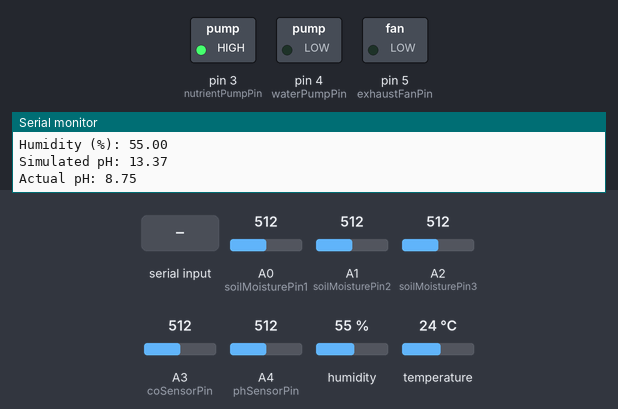
Bench run of a sketch on a simulated Arduino Uno, built with avr-gcc and run on an emulated ATmega328P. Shown: switched loads named in the sketch (green lamp = pin HIGH), the last lines printed to the serial monitor. The test bench sets the inputs (shaded band); at power-on: temperature 24 °C, A0 (soilMoisturePin1) = 512, A1 (soilMoisturePin2) = 512, A2 (soilMoisturePin3) = 512, A3 (coSensorPin) = 512, A4 (phSensorPin) = 512, humidity 55 %.

Above: at 1.2 s.
1.3 s: "2" received over Serial
At 2.7 s:
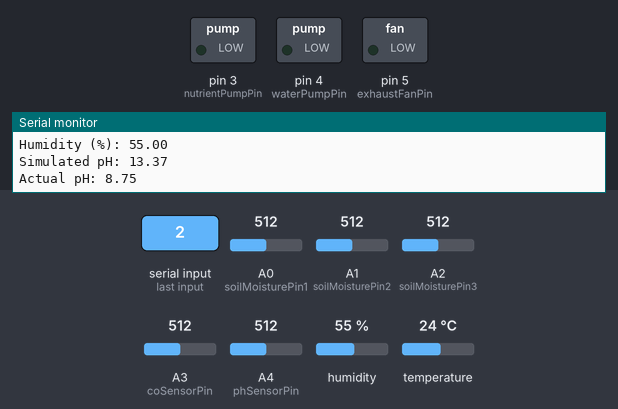
5.8 s: temperature set to 29 °C
7.6 s: temperature set to 32 °C
At 9.7 s:
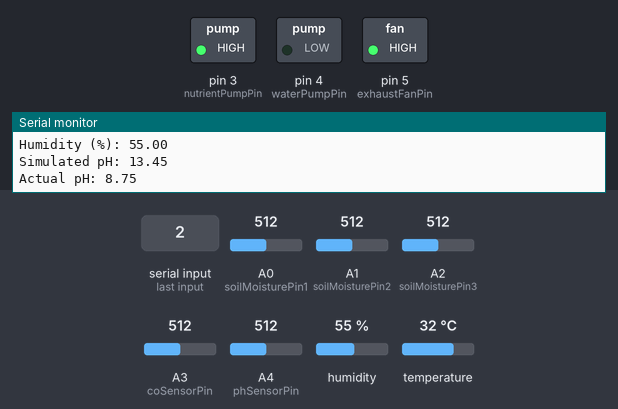
10.0 s: "3" received over Serial
At 11.6 s:
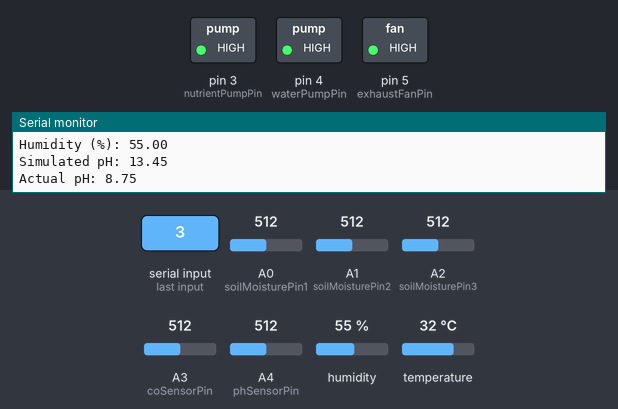
14.3 s: "2" received over Serial
At 15.5 s:
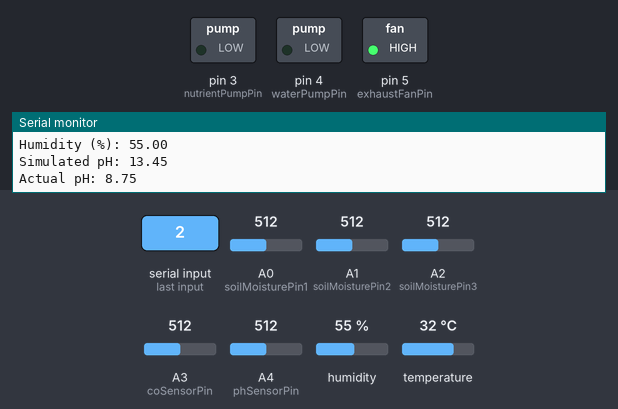
18.6 s: temperature set to 12 °C
At 20.7 s:
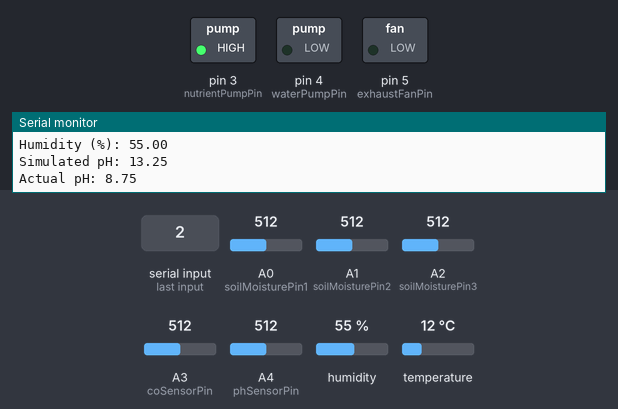
Timing chart, 0 to 21.8 s (numbered marks = the images above; inputs shaded):
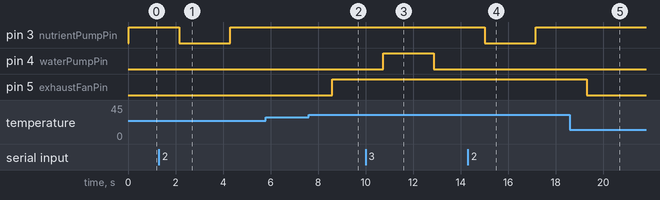

The sketch:

GreenHouse.ino
```cpp
#include <DHT.h>

// Soil moisture sensors
const int soilMoisturePin1 = A0;
const int soilMoisturePin2 = A1;
const int soilMoisturePin3 = A2;

// CO sensor
const int coSensorPin = A3;

// pH sensor
const int phSensorPin = A4;

// DHT11 sensor
const int dht11Pin = 2;
#define DHTTYPE DHT11
DHT dht(dht11Pin, DHTTYPE);

// Control Pins
const int nutrientPumpPin = 3;
const int waterPumpPin = 4;
const int exhaustFanPin = 5;

// pH sensor simulation
float pH;
//actual ph
float phValue;

void setup() {
  Serial.begin(9600);
  dht.begin();

  // Set control pins as OUTPUT
  pinMode(nutrientPumpPin, OUTPUT);
  pinMode(waterPumpPin, OUTPUT);
  pinMode(exhaustFanPin, OUTPUT);
}

void loop() {
  // Read soil moisture sensors
  int soilMoisture1 = analogRead(soilMoisturePin1);
  int soilMoisture2 = analogRead(soilMoisturePin2);
  int soilMoisture3 = analogRead(soilMoisturePin3);

  // Read CO sensor
  int coRaw = analogRead(coSensorPin);
  float co_ppm = calculateCOppm(coRaw);

  // Read DHT11 sensor
  float temperature = dht.readTemperature();
  float humidity = dht.readHumidity();

  // Read actual pH sensor
  phValue = readPhSensor();

  // Simulate pH sensor
  pH = simulatePhSensor(soilMoisture1, soilMoisture2, soilMoisture3, co_ppm, temperature, humidity);

  // Control nutrient pump, water pump, and exhaust fan
  controlSystem(temperature, soilMoisture1, soilMoisture2, soilMoisture3, phValue);

  // Manual control of nutrient pump, water pump, and exhaust fan
  if (Serial.available() > 0) {
    char serialA = Serial.read();
    Serial.println(serialA);

    switch(serialA) {
      case '1':
        digitalWrite(nutrientPumpPin, HIGH); // Turn on nutrient pump
        break;

      case '2':
        digitalWrite(nutrientPumpPin, LOW); // Turn off nutrient pump
        break;

      case '3':
        digitalWrite(waterPumpPin, HIGH); // Turn on water pump
        break;

      case '4':
        digitalWrite(waterPumpPin, LOW); // Turn off water pump
        break;

      case '5':
        digitalWrite(exhaustFanPin, HIGH); // Turn on exhaust fan
        break;

      case '6':
        digitalWrite(exhaustFanPin, LOW); // Turn off exhaust fan
        break;

      default:
        Serial.println("Invalid command");
    }
  }

  // Print readings
  Serial.print("Soil Moisture 1 (%): "); Serial.println(soilMoisture1);
  Serial.print("Soil Moisture 2 (%): "); Serial.println(soilMoisture2);
  Serial.print("Soil Moisture 3 (%): "); Serial.println(soilMoisture3);
  Serial.print("CO (ppm): "); Serial.println(co_ppm);
  Serial.print("Temperature (C): "); Serial.println(temperature);
  Serial.print("Humidity (%): "); Serial.println(humidity);
  Serial.print("Simulated pH: "); Serial.println(pH);
  Serial.print("Actual pH: "); Serial.println(phValue);

  delay(2000);
}

void controlSystem(float temperature, int soilMoisture1, int soilMoisture2, int soilMoisture3, float phValue) {
  // Control logic based on temperature, soil moisture and pH value
  // Activate nutrient pump if pH value is not within optimal range (5.5 to 7.0)
  if (phValue < 5.5 || phValue > 7.0) {
    digitalWrite(nutrientPumpPin, HIGH);
  } else {
    digitalWrite(nutrientPumpPin, LOW);
  }

  // Activate water pump if all of the soil moisture readings are below 40%
  if (soilMoisture1 < 40 && soilMoisture2 < 40 && soilMoisture3 < 40) {
    digitalWrite(waterPumpPin, HIGH);
  } else {
    digitalWrite(waterPumpPin, LOW);
  }

  // Activate exhaust fan if temperature is above 30 degrees Celsius
  if (temperature > 30) {
    digitalWrite(exhaustFanPin, HIGH);
  } else {
    digitalWrite(exhaustFanPin, LOW);
  }
}

float calculateCOppm(int coRaw) {
  float sensorVoltage = (float)coRaw / 1024 * 5.0;
  float sensorResistance = (5.0 - sensorVoltage) * 10 / sensorVoltage;
  float ro = 10; // Reference resistance in clean air (in kOhms)
  float sensitivity = 0.6; // Sensitivity factor (varies depending on the sensor)
  float rs_ro_ratio = sensorResistance / ro;
  float co_ppm = pow((rs_ro_ratio / sensitivity), (1 / -1.179));
  return co_ppm;
}

float simulatePhSensor(int soilMoisture1, int soilMoisture2, int soilMoisture3, float co_ppm, float temperature, float humidity) {
  float avgSoilMoisture = (soilMoisture1 + soilMoisture2 + soilMoisture3) / 3.0;
  float pH = 6.0 + ((avgSoilMoisture / 100.0) * 1.5) - (co_ppm / 1000.0) + (temperature / 100.0) - (humidity / 100.0);
  return constrain(pH, 0, 14);
}

float readPhSensor() {
  int phRaw = analogRead(phSensorPin);
  // Convert the raw analog value to pH using calibration parameters.
  float phValue = (float)phRaw / 1024 * 5.0 * 3.5;
  return phValue;
}
```

Measured:
- the behaviour switches between 30 and 31 °C on temperature (found by bisection; images 1 and 2)
- after the input at 1.3 s, pin 3 (nutrientPumpPin): HIGH → LOW after 0.87 s, → HIGH 2.1 s later
- after the input at 7.6 s, pin 5 (exhaustFanPin): LOW → HIGH after 0.99 s
- after the input at 10.0 s, pin 4 (waterPumpPin): LOW → HIGH after 0.73 s, → LOW 2.1 s later
- after the input at 14.3 s, pin 3 (nutrientPumpPin): HIGH → LOW after 0.72 s, → HIGH 2.1 s later
- after the input at 18.6 s, pin 5 (exhaustFanPin): HIGH → LOW after 0.70 s
